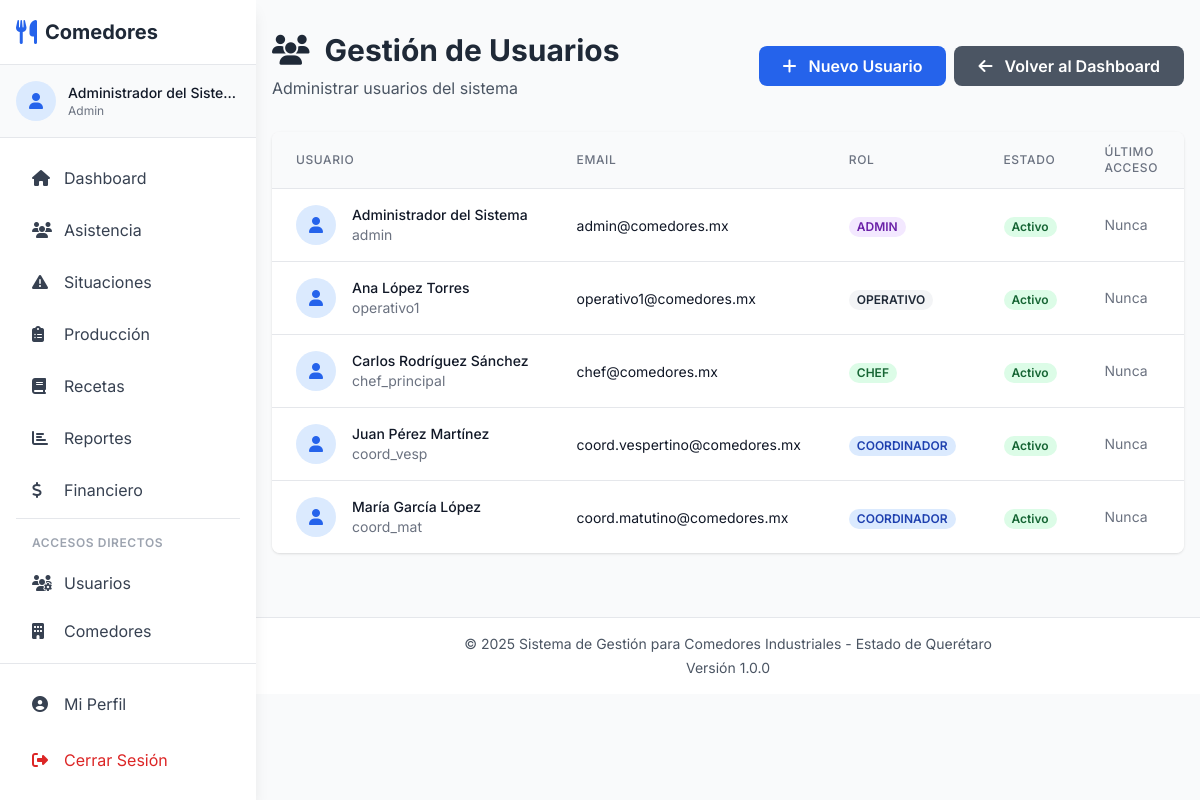
/settings/users (signed in), run on the app's committed database.
### tables this page shows
CREATE TABLE IF NOT EXISTS usuarios (
    id INT AUTO_INCREMENT PRIMARY KEY,
    username VARCHAR(50) UNIQUE NOT NULL,
    email VARCHAR(100) UNIQUE NOT NULL,
    password VARCHAR(255) NOT NULL,
    nombre_completo VARCHAR(150) NOT NULL,
    rol ENUM('admin', 'coordinador', 'chef', 'operativo') DEFAULT 'operativo',
    activo TINYINT(1) DEFAULT 1,
    fecha_creacion TIMESTAMP DEFAULT CURRENT_TIMESTAMP,
    ultimo_acceso DATETIME NULL,
    INDEX idx_username (username),
    INDEX idx_rol (rol)
);

### app/views/settings/users.php (the view, shortened to what the rows shown need)
<?php require_once APP_PATH . '/views/layouts/header.php'; ?>
<?php require_once APP_PATH . '/views/layouts/nav.php'; ?>
<div class="container mx-auto px-4 py-8">
    <div class="mb-8 flex justify-between items-center">
        <div>
            <h1 class="text-3xl font-bold text-gray-800 mb-2">
                <i class="fas fa-users mr-2"></i> Gestión de Usuarios
            </h1>
            <p class="text-gray-600">Administrar usuarios del sistema</p>
        </div>
        <div class="flex gap-2">
            <button onclick="openCreateModal()" class="bg-blue-600 hover:bg-blue-700 text-white font-semibold py-2 px-6 rounded-lg">
                <i class="fas fa-plus mr-2"></i> Nuevo Usuario
            </button>
            <a href="<?php echo Router::url('/dashboard'); ?>" class="bg-gray-600 hover:bg-gray-700 text-white font-semibold py-2 px-6 rounded-lg">
                <i class="fas fa-arrow-left mr-2"></i> Volver al Dashboard
            </a>
        </div>
    </div>
    <div class="bg-white rounded-lg shadow overflow-hidden">
        <table class="min-w-full divide-y divide-gray-200">
            <thead class="bg-gray-50">
                <tr>
                    <th class="px-6 py-3 text-left text-xs font-medium text-gray-500 uppercase tracking-wider">
                        Usuario
                    </th>
                    <th class="px-6 py-3 text-left text-xs font-medium text-gray-500 uppercase tracking-wider">
                        Email
                    </th>
                    <th class="px-6 py-3 text-left text-xs font-medium text-gray-500 uppercase tracking-wider">
                        Rol
                    </th>
                    <th class="px-6 py-3 text-left text-xs font-medium text-gray-500 uppercase tracking-wider">
                        Estado
                    </th>
                    <th class="px-6 py-3 text-left text-xs font-medium text-gray-500 uppercase tracking-wider">
                        Último Acceso
                    </th>
                    <th class="px-6 py-3 text-left text-xs font-medium text-gray-500 uppercase tracking-wider">
                    </th>
                </tr>
            </thead>
            <tbody class="bg-white divide-y divide-gray-200">
                <?php if (!empty($users)): ?>
                    <?php foreach ($users as $user): ?>
                    <tr class="hover:bg-gray-50">
                        <td class="px-6 py-4 whitespace-nowrap">
                            <div class="flex items-center">
                                <div class="flex-shrink-0 h-10 w-10 bg-blue-100 rounded-full flex items-center justify-center">
                                    <i class="fas fa-user text-blue-600"></i>
                                </div>
                                <div class="ml-4">
                                    <div class="text-sm font-medium text-gray-900">
                                        <?php echo htmlspecialchars($user['nombre_completo'] ?? ''); ?>
                                    </div>
                                    <div class="text-sm text-gray-500">
                                        <?php echo htmlspecialchars($user['username'] ?? ''); ?>
                                    </div>
                                </div>
                            </div>
                        </td>
                        <td class="px-6 py-4 whitespace-nowrap">
                            <span class="text-sm text-gray-900">
                                <?php echo htmlspecialchars($user['email'] ?? ''); ?>
                            </span>
                        </td>
                        <td class="px-6 py-4 whitespace-nowrap">
                            <?php
                            $rolColors = [
                                'admin' => 'bg-purple-100 text-purple-800',
                                'coordinador' => 'bg-blue-100 text-blue-800',
                                'chef' => 'bg-green-100 text-green-800',
                                'operativo' => 'bg-gray-100 text-gray-800',
                                'cliente' => 'bg-yellow-100 text-yellow-800'
                            ];
                            $colorClass = $rolColors[$user['rol']] ?? 'bg-gray-100 text-gray-800';
                            ?>
                            <span class="px-2 inline-flex text-xs leading-5 font-semibold rounded-full <?php echo $colorClass; ?>">
                                <?php echo strtoupper($user['rol']); ?>
                            </span>
                        </td>
                        <td class="px-6 py-4 whitespace-nowrap">
                            <?php if ($user['activo']): ?>
                                <span class="px-2 inline-flex text-xs leading-5 font-semibold rounded-full bg-green-100 text-green-800">
                                    Activo
                                </span>
                            <?php else: ?>
                                <span class="px-2 inline-flex text-xs leading-5 font-semibold rounded-full bg-red-100 text-red-800">
                                    Inactivo
                                </span>
                            <?php endif; ?>
                        </td>
                        <td class="px-6 py-4 whitespace-nowrap text-sm text-gray-500">
                            <?php echo $user['ultimo_acceso'] ? date('d/m/Y H:i', strtotime($user['ultimo_acceso'])) : 'Nunca'; ?>
                        </td>
                        <td class="px-6 py-4 whitespace-nowrap text-sm font-medium">
                        </td>
                    </tr>
                    <?php endforeach; ?>
                <?php endif; ?>
            </tbody>
        </table>
    </div>
</div>
<?php require_once APP_PATH . '/views/layouts/footer.php'; ?>

### app/Router.php (shortened to what the rows shown need)
<?php
class Router {
    private $routes = [];
    public function add($method, $path, $controller, $action) {
        $this->routes[] = [
            'method' => strtoupper($method),
            'path' => $path,
            'controller' => $controller,
            'action' => $action
        ];
    }
    public function dispatch() {
        $requestMethod = $_SERVER['REQUEST_METHOD'];
        $requestUri = $_SERVER['REQUEST_URI'];
        $requestUri = strtok($requestUri, '?');
        $scriptName = $_SERVER['SCRIPT_NAME'];
        $basePath = str_replace('/index.php', '', $scriptName);
        $requestPath = str_replace($basePath, '', $requestUri);
        foreach ($this->routes as $route) {
            if ($route['method'] === $requestMethod) {
                $pattern = $this->convertToRegex($route['path']);
                if (preg_match($pattern, $requestPath, $matches)) {
                    array_shift($matches);
                    $controllerName = $route['controller'];
                    $controllerFile = APP_PATH . '/controllers/' . $controllerName . '.php';
                    if (file_exists($controllerFile)) {
                        $controller = new $controllerName();
                        $action = $route['action'];
                        if (method_exists($controller, $action)) {
                            call_user_func_array([$controller, $action], $matches);
                            return;
                        } else {
                            $this->error404("Method $action not found in $controllerName");
                            return;
                        }
                    } else {
                        $this->error404("Controller file not found: $controllerFile");
                        return;
                    }
                }
            }
        }
    }
    private function convertToRegex($path) {
        $pattern = preg_replace('/\/:([^\/]+)/', '/([^/]+)', $path);
        return '#^' . $pattern . '$#';
    }
    public static function url($path = '') {
        return BASE_URL . $path;
    }
}

### data on the page
usuarios: nombre_completo "Administrador del Sistema", username "admin", email "admin@comedores.mx", rol "ADMIN", activo "Activo", shows "Nunca"
usuarios: nombre_completo "Ana López Torres", username "operativo1", email "operativo1@comedores.mx", rol "OPERATIVO", activo "Activo", shows "Nunca"
usuarios: nombre_completo "Carlos Rodríguez Sánchez", username "chef_principal", email "chef@comedores.mx", rol "CHEF", activo "Activo", shows "Nunca"
usuarios: nombre_completo "Juan Pérez Martínez", username "coord_vesp", email "coord.vespertino@comedores.mx", rol "COORDINADOR", activo "Activo", shows "Nunca"
usuarios: nombre_completo "María García López", username "coord_mat", email "coord.matutino@comedores.mx", rol "COORDINADOR", activo "Activo", shows "Nunca"
